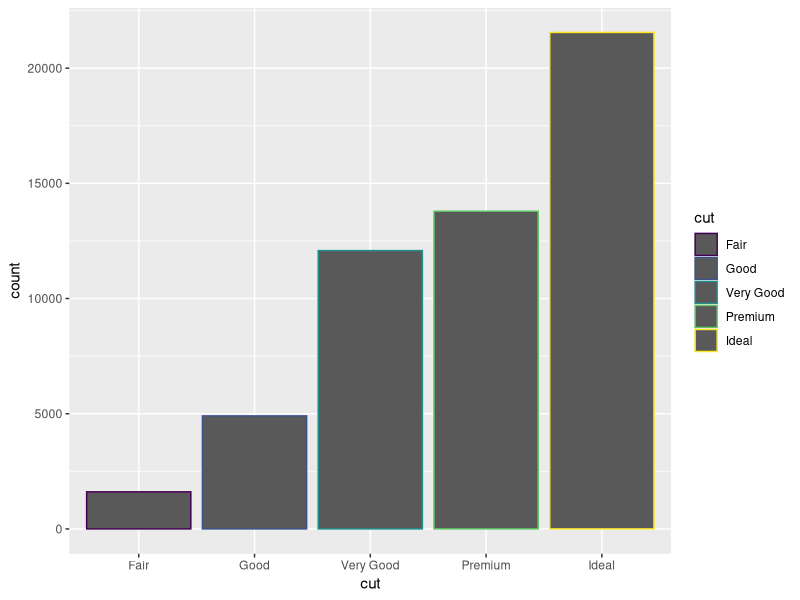
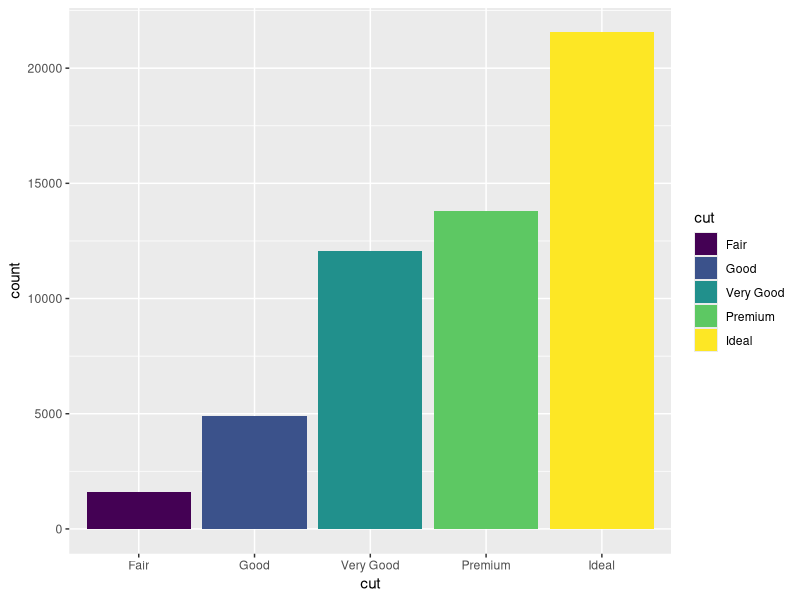
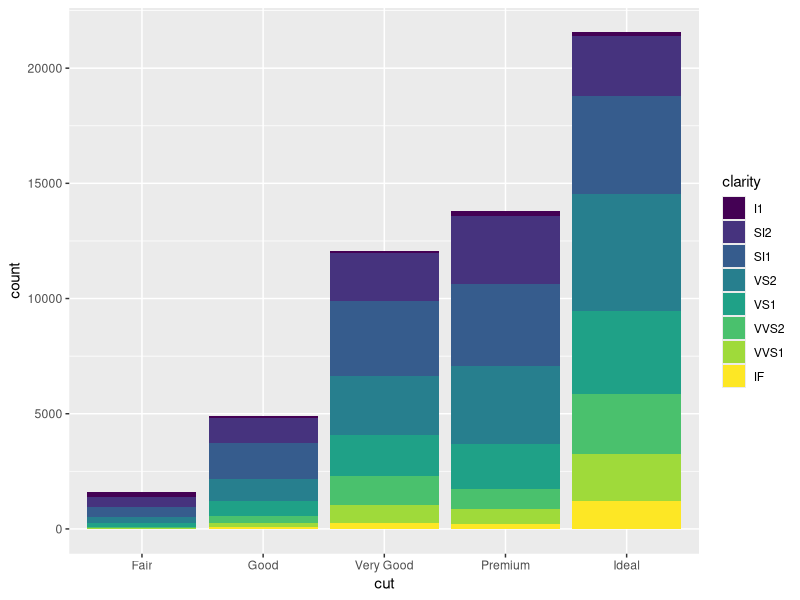
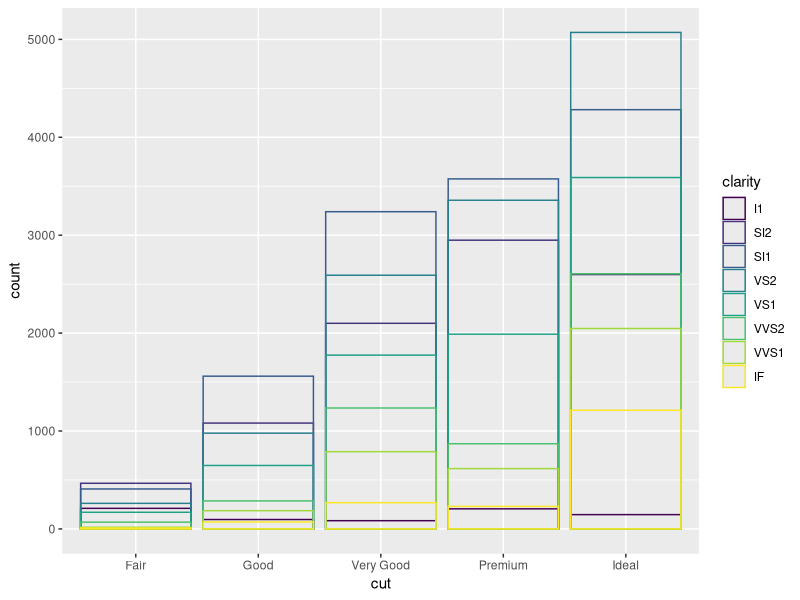
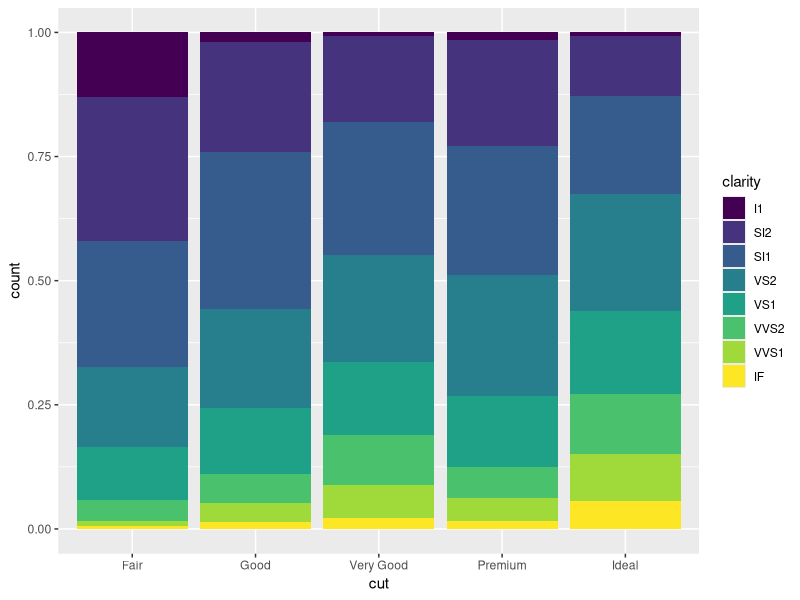
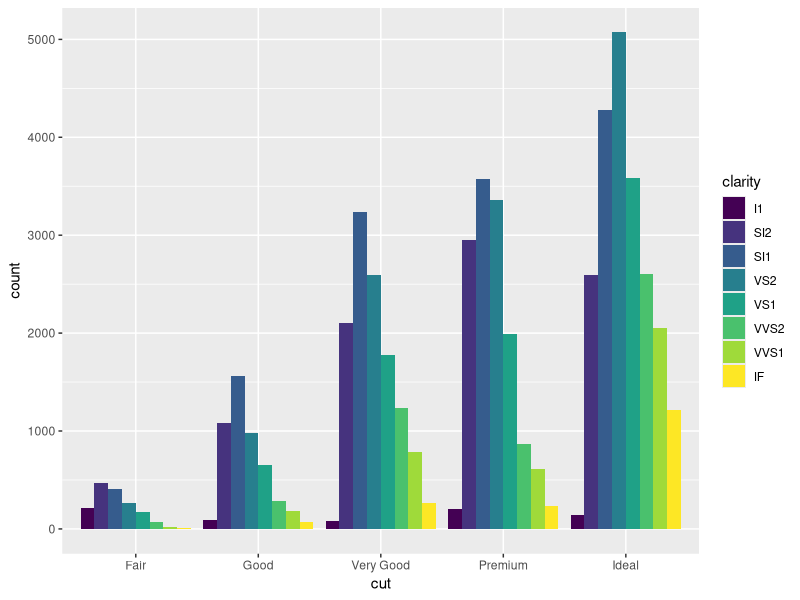
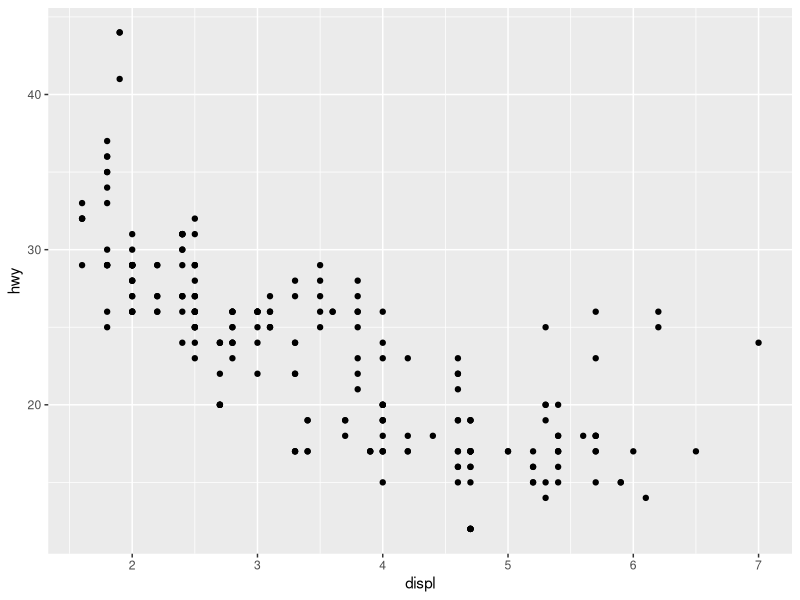
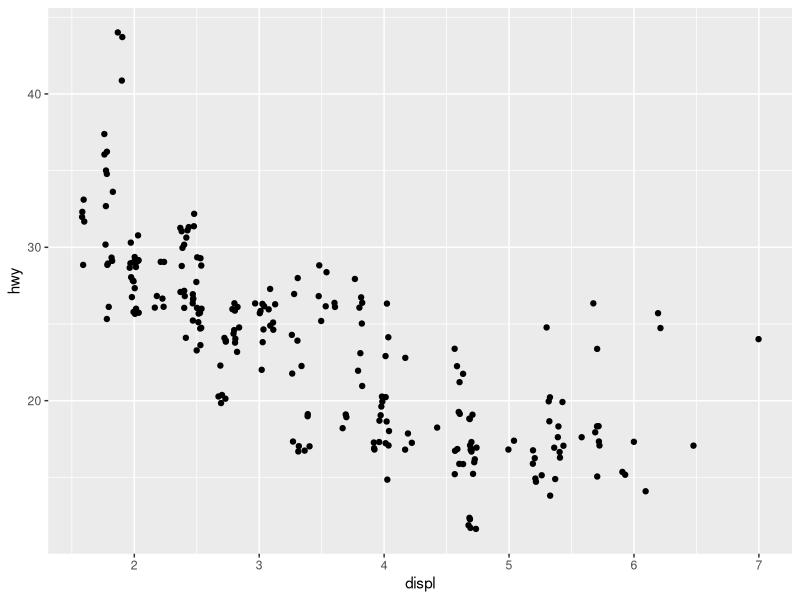

The R script that drew these images, in order:
## Load the tidyverse, which includes ggplot2:
library(tidyverse)

# 3.8: POSITION ADJUSTMENTS ----------------------------------------------------
## To colour bars, use `fill` rather than `colour`:
## (Note that we are mapping `x` and `colour`/`fill` to the same variable: `cut`)
ggplot(data = diamonds) +
  geom_bar(mapping = aes(x = cut, colour = cut))

ggplot(data = diamonds) +
  geom_bar(mapping = aes(x = cut, fill = cut))

## Now we'll map `fill` to a different variable, `clarity`.
## We automatically get a "stacked" bar chart:
ggplot(data = diamonds) +
  geom_bar(mapping = aes(x = cut, fill = clarity))

## This stacking happens because the default "position adjustment" is `stack`:
?geom_bar

## Other position adjustments: (1) position = "identity" => no adjustment
## This is not useful for bar charts, but is the default for e.g. scatterplots.
## To even see what happens in case of bar charts, we'll make the bars transparent:
ggplot(data = diamonds, mapping = aes(x = cut, colour = clarity)) +
  geom_bar(fill = NA, position = "identity")

## Other position adjustments: (2) position = "fill" => stacked & proportional
## This makes it easy to compare relative frequencies within each cut:
ggplot(data = diamonds) +
  geom_bar(mapping = aes(x = cut, fill = clarity), position = "fill")

## Other position adjustments: (3) position = "dodge" => bars beside one another
## This makes it easy to compare values, especially within groups
ggplot(data = diamonds) +
  geom_bar(mapping = aes(x = cut, fill = clarity), position = "dodge")

## Other position adjustments: (4) position = "jitter" to avoid overplotting
## This is useful for scatterplots and other plots that show individual points:
ggplot(data = mpg) +
  geom_point(mapping = aes(x = displ, y = hwy))

ggplot(data = mpg) +
  geom_point(mapping = aes(x = displ, y = hwy), position = "jitter")

## geom_jitter() is a useful shorthand:
ggplot(data = mpg) +
  geom_jitter(mapping = aes(x = displ, y = hwy))


# EXERCISES FOR 3.8 ------------------------------------------------------------
## Exercise 1
## "What is the problem with this plot? How could you improve it?"
ggplot(data = mpg, mapping = aes(x = cty, y = hwy)) +
  geom_point()

## Exercise 2
## What parameters to geom_jitter() control the amount of jittering?


# 3.9: COORDINATE SYSTEMS ------------------------------------------------------
## `coord_flip()` to switch x and y axis
## This graph has overlapping x labels:
ggplot(data = mpg, mapping = aes(x = class, y = hwy)) +
  geom_boxplot()

## If we flip the axes, we no longer have that problem:
ggplot(data = mpg, mapping = aes(x = class, y = hwy)) +
  geom_boxplot() +
  coord_flip()

## However, instead of using `coord_flip`,
## we can also simply "flip" our original mapping of x and y:
ggplot(data = mpg, mapping = aes(y = class, x = hwy)) +
  geom_boxplot()

## `coord_polar()` code example
## I'm not so interested in this coordinate function per se,
## but the code example in the book shows some other new & interesting features:
## 1: We can assign the plot to an "object" (`bar`) and modify it later
## 2: We can make changes to the look & feel of a plot using `theme()`
## 3: We can make changes to the plot labels using `labs()`
bar <- ggplot(data = diamonds) +
  geom_bar(
    mapping = aes(x = cut, fill = cut),
    show.legend = FALSE,
    width = 1
  ) +
  theme(aspect.ratio = 1) +
  labs(x = NULL, y = NULL)

bar
bar + coord_flip()
bar + coord_polar()


# ADDENDUM: THEME() EXAMPLES AND GGSAVE() --------------------------------------
box <- ggplot(data = mpg, mapping = aes(y = class, x = hwy)) +
  geom_boxplot()

## Specific modifications with theme() (many different options!):
box + theme(panel.grid = element_blank())
box + theme(axis.title.x = element_text(size = 20))

## Complete themes - see https://ggplot2.tidyverse.org/reference/ggtheme.html:
box + theme_bw()
box + theme_bw(base_size = 14)
box + theme_dark()

## You can save a plot to disk with ggsave()
## (Just changing the extension in the filename will change the filetype!)
ggsave("my_boxplot.png", box)
ggsave("my_boxplot.jpeg", box)


# EXERCISES FOR 3.9 ------------------------------------------------------------
## Exercise 2
## What does labs() do? Read the documentation. [JP: and experiment with it a bit!]

## Exercise 4 (Bonus)
## - What does the plot below tell you about the relationship between city and highway mpg?
## - Why is coord_fixed() important?
## - What does geom_abline() do?
ggplot(data = mpg, mapping = aes(x = cty, y = hwy)) +
  geom_point() +
  geom_abline() +
  coord_fixed()
